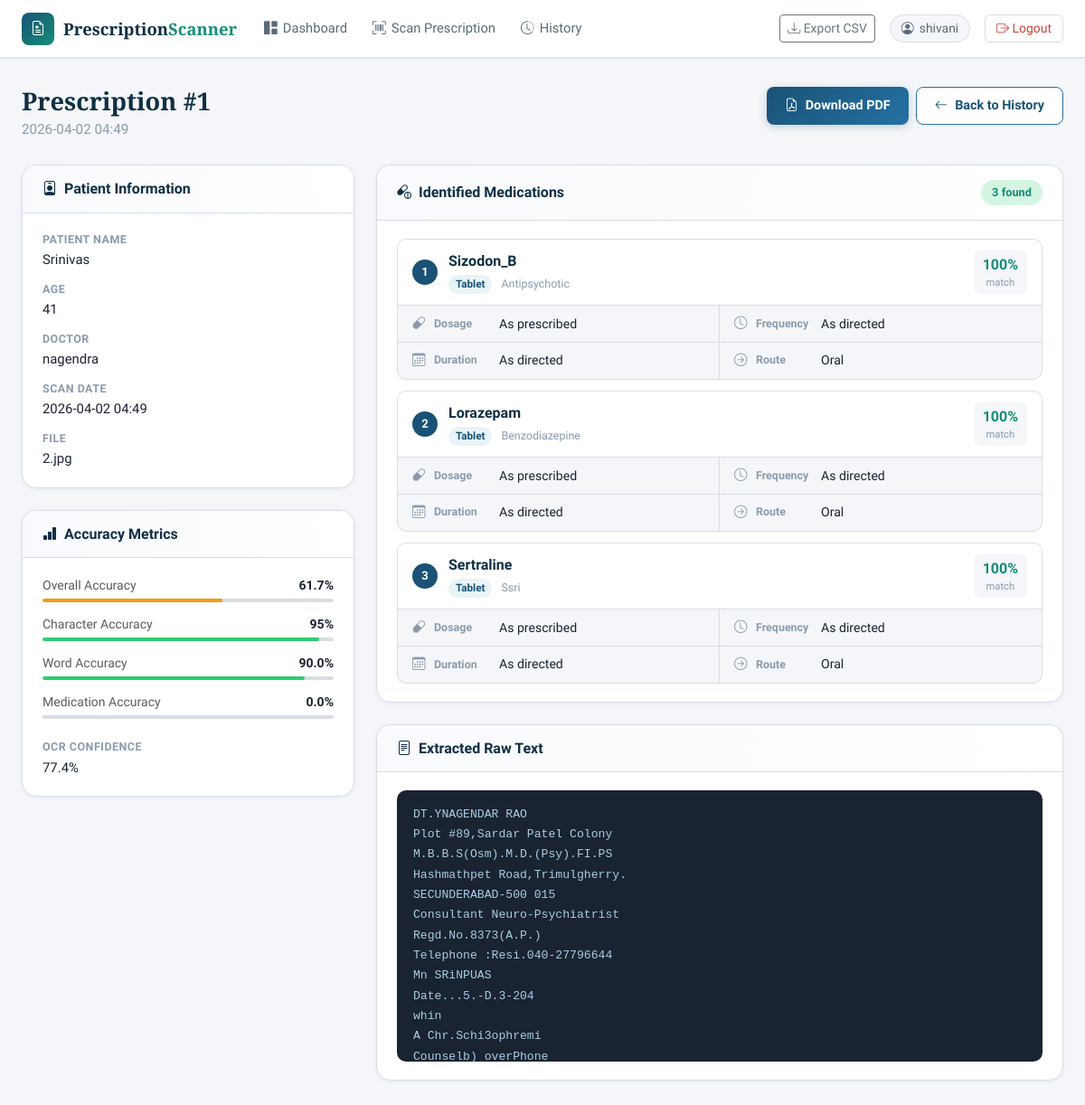
Page /prescription/1 (signed in) on the committed database.
### tables this page shows
CREATE TABLE prescriptions (
        id INTEGER PRIMARY KEY AUTOINCREMENT,
        user_id INTEGER NOT NULL,
        original_filename TEXT,
        stored_filename TEXT,
        scan_date TIMESTAMP DEFAULT CURRENT_TIMESTAMP,
        patient_name TEXT,
        patient_age TEXT,
        doctor_name TEXT,
        raw_text TEXT,
        ocr_confidence REAL,
        overall_accuracy REAL,
        medications_json TEXT,
        accuracy_metrics_json TEXT,
        pdf_path TEXT,
        notes TEXT,
        FOREIGN KEY (user_id) REFERENCES users(id)
    );

### app.py (the view)
@app.route('/prescription/<int:rx_id>')
@login_required
def view_prescription(rx_id):
    prescription = get_prescription_by_id(rx_id, session['user_id'])
    if not prescription:
        flash('Prescription not found.', 'danger')
        return redirect(url_for('history'))
    return render_template('view_prescription.html', prescription=prescription)

### app.py (called while the page is built)
def login_required(f):
    @wraps(f)
    def decorated(*args, **kwargs):
        if 'user_id' not in session:
            flash('Please log in to access this page.', 'warning')
            return redirect(url_for('login'))
        return f(*args, **kwargs)
    return decorated

### models.py (called while the page is built)
def get_db():
    os.makedirs(os.path.dirname(DB_PATH), exist_ok=True)
    conn = sqlite3.connect(DB_PATH)
    conn.row_factory = sqlite3.Row
    return conn

def get_prescription_by_id(rx_id, user_id):
    conn = get_db()
    c = conn.cursor()
    c.execute('SELECT * FROM prescriptions WHERE id = ? AND user_id = ?', (rx_id, user_id))
    row = c.fetchone()
    conn.close()
    if row:
        d = dict(row)
        d['medications'] = json.loads(d.get('medications_json') or '[]')
        d['accuracy_metrics'] = json.loads(d.get('accuracy_metrics_json') or '{}')
        return d
    return None

### templates/view_prescription.html (shortened to what this page needs)
{% extends 'base.html' %}
{% block content %}
<div class="page-container">
    <div class="page-header">
        <div>
            <h1 class="page-title">Prescription #{{ prescription.id }}</h1>
            <p class="page-subtitle">{{ prescription.scan_date[:16] if prescription.scan_date else '' }}</p>
        </div>
        <div class="d-flex gap-2">
            {% if prescription.pdf_path %}
            <a href="{{ url_for('download_pdf', rx_id=prescription.id) }}" class="btn btn-primary-app">
                <i class="bi bi-file-earmark-pdf me-2"></i>Download PDF
            </a>
            {% endif %}
            <a href="{{ url_for('history') }}" class="btn btn-outline-app">
                <i class="bi bi-arrow-left me-2"></i>Back to History
            </a>
        </div>
    </div>
    <div class="row g-4">
        <div class="col-lg-4">
            <div class="section-card mb-4">
                <div class="section-card-header"><h5><i class="bi bi-person-badge me-2"></i>Patient Information</h5></div>
                <div class="section-card-body">
                    <div class="detail-list">
                        <div class="detail-row"><span class="dr-label">Patient Name</span><span class="dr-value">{{ prescription.patient_name or 'Not identified' }}</span></div>
                        <div class="detail-row"><span class="dr-label">Age</span><span class="dr-value">{{ prescription.patient_age or 'Not identified' }}</span></div>
                        <div class="detail-row"><span class="dr-label">Doctor</span><span class="dr-value">{{ prescription.doctor_name or 'Not identified' }}</span></div>
                        <div class="detail-row"><span class="dr-label">Scan Date</span><span class="dr-value">{{ prescription.scan_date[:16] if prescription.scan_date else '-' }}</span></div>
                        <div class="detail-row"><span class="dr-label">File</span><span class="dr-value small">{{ prescription.original_filename or '-' }}</span></div>
                    </div>
                </div>
            </div>
            <div class="section-card">
                <div class="section-card-header"><h5><i class="bi bi-bar-chart-fill me-2"></i>Accuracy Metrics</h5></div>
                <div class="section-card-body">
                    {% set acc = prescription.accuracy_metrics %}
                    <div class="metric-list">
                        {% for label, key in [('Overall Accuracy','overall_accuracy'),('Character Accuracy','character_accuracy'),('Word Accuracy','word_accuracy'),('Medication Accuracy','medication_accuracy')] %}
                        <div class="metric-list-item">
                            <div class="d-flex justify-content-between mb-1">
                                <span class="small text-muted">{{ label }}</span>
                                <span class="small fw-semibold">{{ acc.get(key, 0) }}%</span>
                            </div>
                            <div class="metric-bar">
                                <div class="metric-bar-fill" style="width:{{ acc.get(key, 0) }}%; background: {{ '#2ecc71' if acc.get(key,0) > 70 else '#f39c12' if acc.get(key,0) > 40 else '#e74c3c' }};"></div>
                            </div>
                        </div>
                        {% endfor %}
                        <div class="detail-row mt-2"><span class="dr-label">OCR Confidence</span><span class="dr-value">{{ prescription.ocr_confidence or 0 }}%</span></div>
                    </div>
                </div>
            </div>
        </div>
        <div class="col-lg-8">
            <div class="section-card mb-4">
                <div class="section-card-header">
                    <h5><i class="bi bi-capsule-pill me-2"></i>Identified Medications</h5>
                    <span class="meds-count-badge">{{ prescription.medications|length }} found</span>
                </div>
                <div class="section-card-body">
                    {% if prescription.medications %}
                        {% for med in prescription.medications %}
                        <div class="med-card">
                            <div class="med-card-header">
                                <div class="med-number">{{ loop.index }}</div>
                                <div class="med-main">
                                    <div class="med-name">{{ med.name }}</div>
                                    <span class="med-type-badge med-type-{{ med.type }}">{{ med.type or 'tablet' }}</span>
                                    <span class="med-category">{{ (med.category or '').replace('_',' ') }}</span>
                                </div>
                                <div class="med-confidence">
                                    <span class="conf-val">{{ med.match_confidence }}%</span>
                                    <span class="conf-label">match</span>
                                </div>
                            </div>
                            <div class="med-details">
                                <div class="med-detail-item">
                                    <i class="bi bi-capsule"></i>
                                    <span class="med-detail-label">Dosage</span>
                                    <span class="med-detail-value">{{ med.dosage }}</span>
                                </div>
                                <div class="med-detail-item">
                                    <i class="bi bi-clock"></i>
                                    <span class="med-detail-label">Frequency</span>
                                    <span class="med-detail-value">{{ med.frequency }}</span>
                                </div>
                                <div class="med-detail-item">
                                    <i class="bi bi-calendar3"></i>
                                    <span class="med-detail-label">Duration</span>
                                    <span class="med-detail-value">{{ med.duration }}</span>
                                </div>
                                <div class="med-detail-item">
                                    <i class="bi bi-arrow-right-circle"></i>
                                    <span class="med-detail-label">Route</span>
                                    <span class="med-detail-value">{{ med.route }}</span>
                                </div>
                            </div>
                        </div>
                        {% endfor %}
                    {% else %}
                    <div class="empty-state small-empty">
                        <i class="bi bi-search"></i>
                        <p>No medications were identified in this prescription.</p>
                    </div>
                    {% endif %}
                </div>
            </div>
            <div class="section-card">
                <div class="section-card-header">
                    <h5><i class="bi bi-file-text me-2"></i>Extracted Raw Text</h5>
                </div>
                <div class="section-card-body">
                    <pre class="raw-text-pre">{{ prescription.raw_text or 'No text extracted.' }}</pre>
                </div>
            </div>
        </div>
    </div>
</div>
{% endblock %}

### rows in the picture
prescriptions: id "1", scan_date "2026-04-02 04:49", patient_name "Srinivas", patient_age "41", doctor_name "nagendra", original_filename "2.jpg", ocr_confidence "77.4", raw_text "DT.YNAGENDAR RAO Plot #89,Sardar Patel Colony M.B.B.S(Osm).M.D.(Psy).FI.PS Hashmathpet Road,Trimulgherry. SECUNDERABAD-500 015 Consultant Neuro-Psychiatrist Regd.No.8373(A.P.) Telephone :Resi.040-27796644 Mn SRiNPUAS Date...5.-D.3-204 whin A Chr.Schi3ophremi Counselb) overPhone…"

### other values in the picture
{{ session.get('user_name', 'User') }} "shivani"
{{ label }} "Overall Accuracy" "Character Accuracy" "Word Accuracy" "Medication Accuracy"
{{ acc.get(key, 0) }} "61.7" "95" "90.0" "0.0"
{{ prescription.medications|length }} "3"
{{ med.name }} "Sizodon_B" "Lorazepam" "Sertraline"
{{ med.type or 'tablet' }} "Tablet" "Tablet" "Tablet"
{{ (med.category or '').replace('_',' ') }} "Antipsychotic" "Benzodiazepine" "Ssri"
{{ med.match_confidence }} "100" "100" "100"
{{ med.dosage }} "As prescribed" "As prescribed" "As prescribed"
{{ med.frequency }} "As directed" "As directed" "As directed"
{{ med.duration }} "As directed" "As directed" "As directed"
{{ med.route }} "Oral" "Oral" "Oral"
